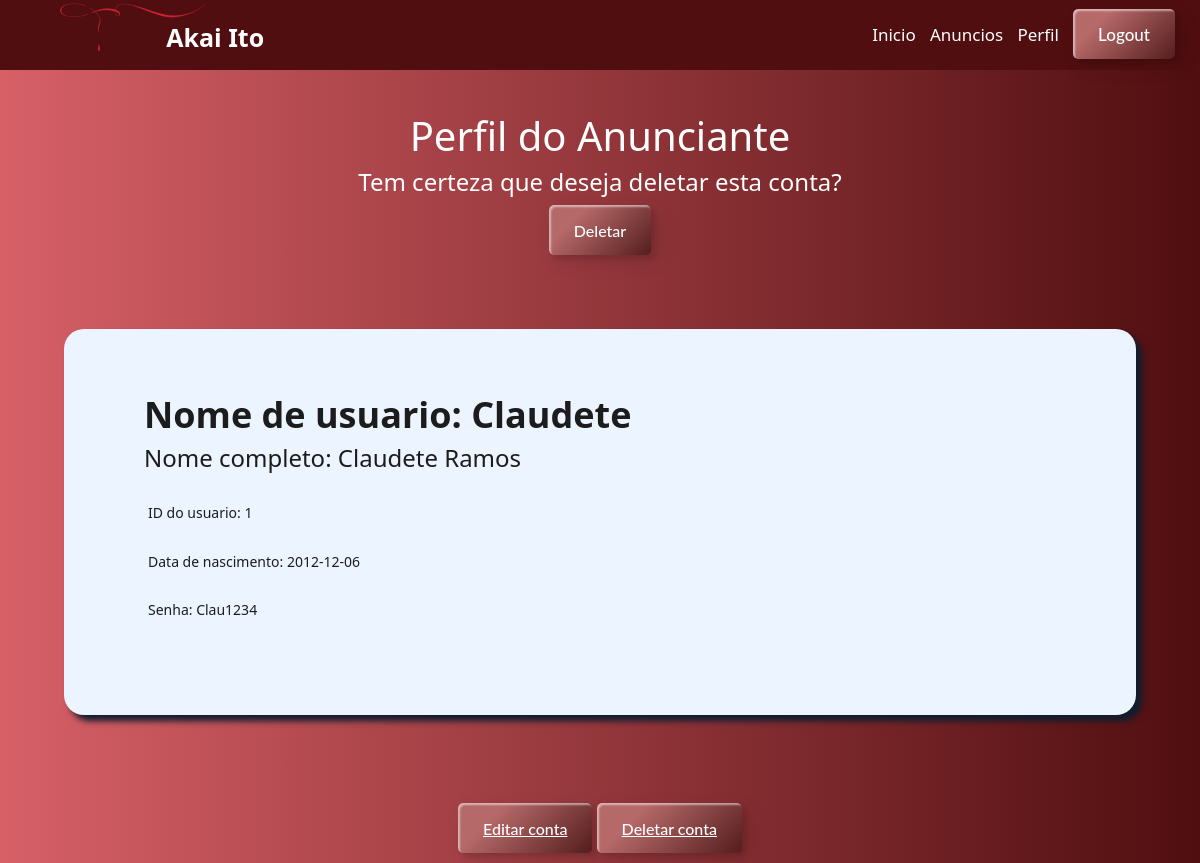
/anunciante_perfil.php?id=1 (signed in), run on the app's committed database.
### tables this page shows
CREATE TABLE `anunciante` (
  `id` int(11) NOT NULL,
  `username` varchar(50) NOT NULL,
  `data_nasc` date NOT NULL,
  `full_name` varchar(50) DEFAULT NULL,
  `password` varchar(50) NOT NULL,
  `usertype` varchar(50) DEFAULT NULL
);

### anunciante_perfil.php (the view, shortened to what this page needs)
<?php
include("conexao.php");
?>
<!DOCTYPE html>
<html lang="en">
<head>
    <link rel="stylesheet" type="text/css" href="css/style.css">
    <link href="https://cdn.jsdelivr.net/npm/bootstrap@5.3.0-alpha3/dist/css/bootstrap.min.css" rel="stylesheet">
</head>
<body>
<section class="min-vh-100 gradient-custom">
    <nav>
    <img class="logo" src="img/akai-ito-.png" alt="some text" width=150 height=50>
    <label class="name">Akai Ito</label>
    <ul>
        <li><a href="anunciantehome.php">Inicio</a></li>
        <li><a href="anunciante_anuncios.php">Anuncios</a></li>
        <li><a href="anunciante_perfil.php">Perfil</a></li>
        <li><a href="logout.php" class="custom-btn btn-4">Logout</a></li>
    </ul>
    </nav>
    <p><br><br><br><br></p>
    <div style="text-align:center">
        <h1 class="titulo_pagina">Perfil do Anunciante</h1>
    </div>
<?php
    $l = isset($_SESSION["username"]) ?$_SESSION["username"]:"";
    $dados = mysqli_query($data,"select * from anunciante WHERE username = '$l'");
    while ($d = mysqli_fetch_array($dados)){
        $id_log = $d['id'];
        $name_log = $d['username'];
        $data_nasc_log = $d['data_nasc'];
        $full_name_log = $d['full_name'];
        $password_log = $d['password'];
    }
    if(isset($_GET['id']))
    { ?>
        <div class="aviso_delete" style="text-align:center">
            <h4>Tem certeza que deseja deletar esta conta?</h4>
            <form action="" method="post" >
                <input id="c_deletar" type="submit" name="deletar"  class="custom-btn btn-4" value="Deletar">
            </form>
        </div>
    <?php }
                ?>
<div class="quadrado">
    <header class="perfil">
      <div class="titulo">
        <h1>Nome de usuario: <?php echo $name_log; ?></h1>
        <h3>Nome completo: <?php echo $full_name_log; ?></h3>
      </div>
    </header>
    <main class="projetos">
            <br>
        <h4>ID do usuario: <?php echo $id_log; ?></h4>
            <br>
        <h4>Data de nascimento: <?php echo $data_nasc_log; ?></h4>
            <br>
        <h4>Senha: <?php echo $password_log; ?></h4>
            <br>
    </main>
  </div>
    <br>
    <div style="text-align:center">
        <a href="anunciante_edit_perfil.php?id=<?php echo $id_log; ?>" class="custom-btn btn-4">Editar conta</a></li>
        <a id="deletar" href="anunciante_perfil.php?id=<?php echo $id_log; ?>" class="custom-btn btn-4">Deletar conta</a></li>
    </div>
</body>
</html>

### css/style.css (style rules this page uses)
.gradient-custom { background: #D76067; background: -webkit-linear-gradient(to right, #500E10, #500E10); background: linear-gradient(to right, #D76067, #500E10) }
nav { position: fixed; background-color:#500E10; height: 70px; width: 100%; z-index: 1; }
.logo { font-size: 25px; position: relative; left: 5%; top: 1%; font-weight: bold; }
.name { font-size: 25px; position: relative; left: 1%; color: #ffffff; top: 25%; font-weight: bold; }
ul { position: relative; float: right; margin-right: 20px; }
ul li { display: inline-block; line-height: 70px; margin: 0 5px; }
ul li a { text-decoration: none; color: #ffffff; font-size: 17px; }
.custom-btn { justify-content: center; height: 50px; color: #fff; border-radius: 5px; padding: 10px 25px; font-family: 'Lato', sans-serif; text-align: center; font-weight: 500; background: transparent; cursor: pointer; transition: all 0.3s ease; position: relative; display: inline-block; box-shadow:inset 2px 2px 2px 0px rgba(255,255,255,.5), 7px 7px 20px 0px rgba(0,0,0,.1), 4px 4px 5px 0px rgba(0,0,0,.1); outline: none; margin-bottom: 10px; }
.btn-4 { background-color: #ffffff; background-image: linear-gradient(315deg, #541d1d 0%, rgb(182, 105, 105) 74%); line-height: 32px; padding-left: 5x; padding-right: 5x; padding-top: 5x; padding-bottom: 5x; border: none; }
.btn-4:before, .btn-4:after { position: absolute; content: ""; right: 0; top: 0; box-shadow: 4px 4px 6px 0 rgba(255,255,255,.9), -4px -4px 6px 0 rgba(116, 125, 136, .2), inset -4px -4px 6px 0 rgba(255,255,255,.9), inset 4px 4px 6px 0 rgba(116, 125, 136, .3); transition: all 0.3s ease; }
.btn-4:before { height: 0%; width: .1px; }
.btn-4:after { width: 0%; height: .1px; }
.quadrado { background: #ecf4ff; color: #1c1c1c; margin: 64px; border-radius: 20px; box-shadow: 6px 6px 6px #0e1d2f; padding: 64px; }
.perfil { display: flex; align-items: center; }
.titulo { margin-left: 16px; }
.titulo h1 { font-weight: 700; font-size: 36px; }
.titulo h3 { font-weight: 400; font-size: 24px; }
.projetos { margin-left: 20px; display: flex; flex-direction: column; }
.projetos h4 { font-weight: 400; font-size: 14px; }
.aviso_delete h4 { color: #ffffff; }
.titulo_pagina { color: #ffffff; }

### data on the page
anunciante: username "Claudete", full_name "Claudete Ramos", id "1", data_nasc "2012-12-06", password "Clau1234"
